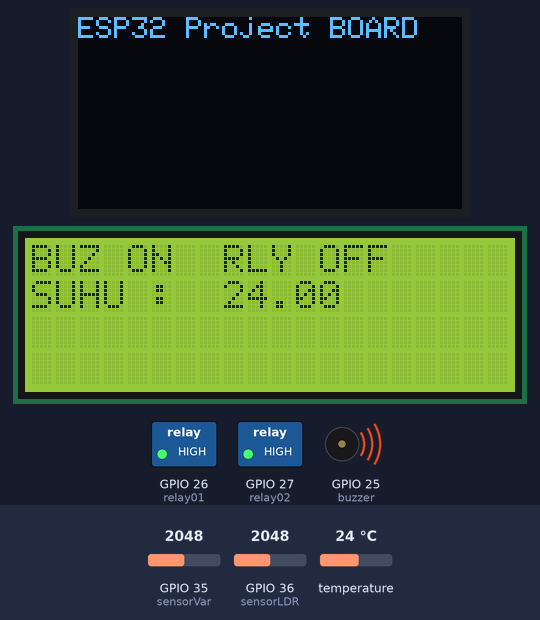
This sketch was run on a simulated ESP32. Shown: 128×64 one-colour display, 20×4 character LCD, switched loads named in the sketch (green lamp = pin HIGH), buzzer (waves = sounding, pin HIGH). Inputs (shaded band) come from the test bench; at power-on: temperature 24 °C, GPIO 35 (sensorVar) = 2048, GPIO 36 (sensorLDR) = 2048. What the sketch prints to the serial monitor is not drawn.

Above: at 6.4 s.
6.5 s: temperature set to 12 °C
At 11.6 s:
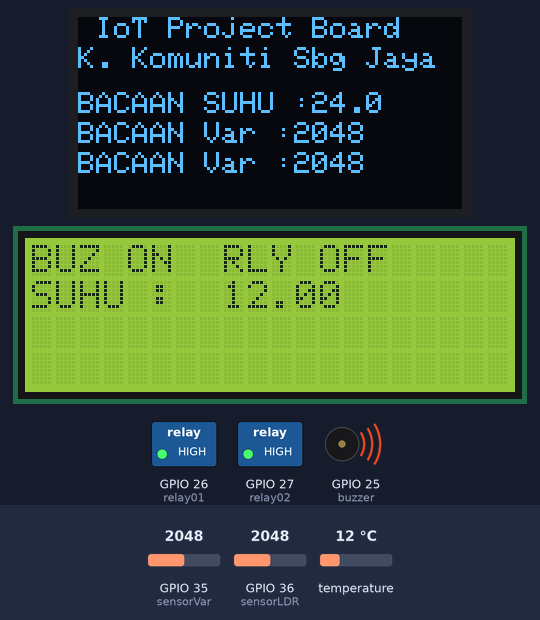
12.2 s: GPIO 35 (sensorVar) set to 2866
At 19.8 s:
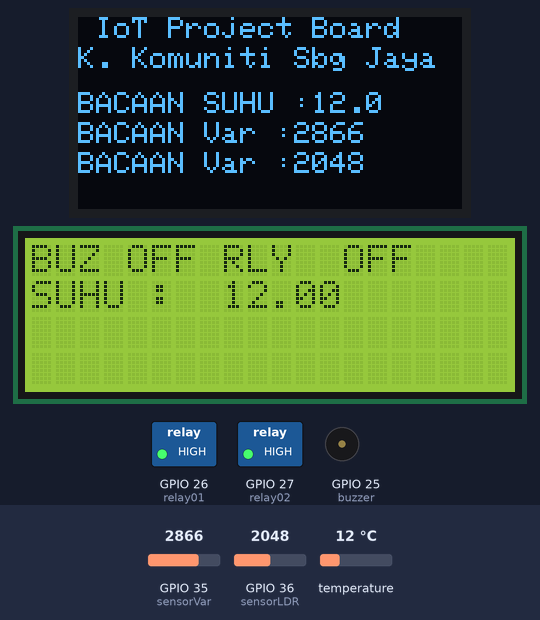
24.1 s: GPIO 36 (sensorLDR) set to 2866
At 27.2 s:
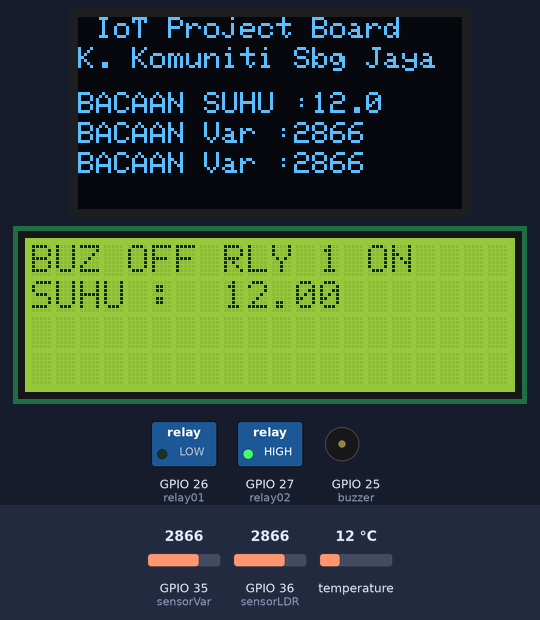
29.8 s: temperature set to 19 °C
At 32.8 s:
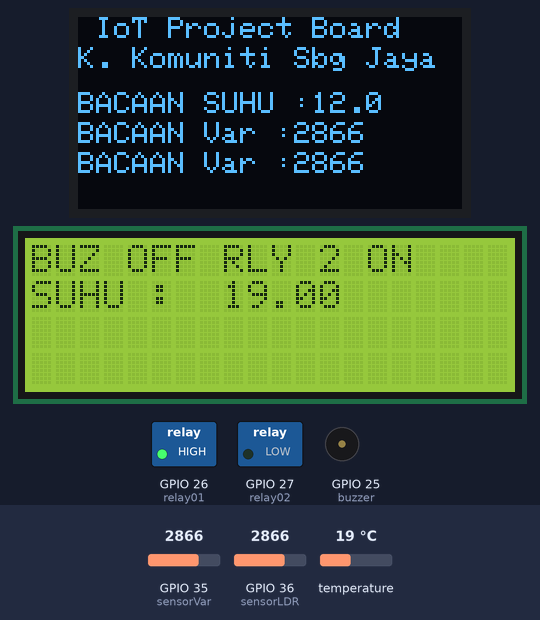
35.5 s: GPIO 35 (sensorVar) set to 3603
At 40.8 s:
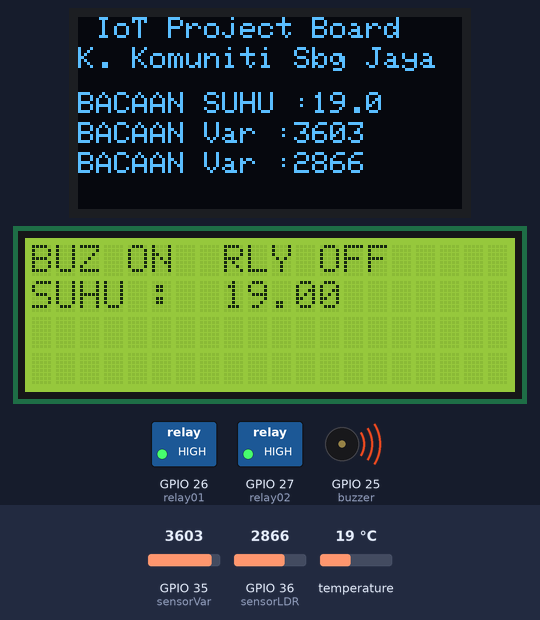
41.2 s: GPIO 36 (sensorLDR) set to 3603
At 45.6 s:
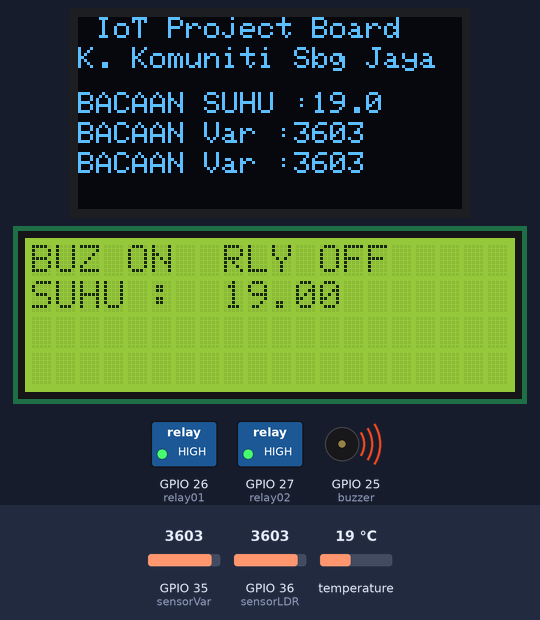
Timing chart, 0 to 47.9 s (numbered marks = the images above; inputs shaded):
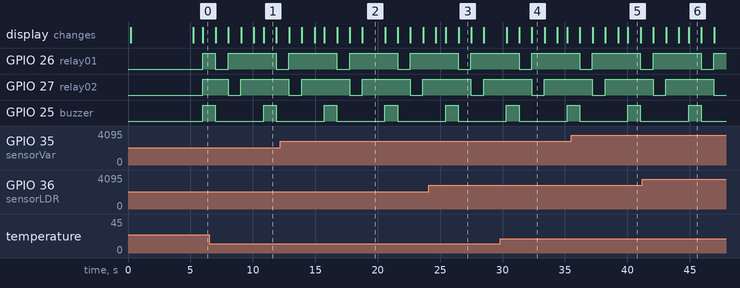

Measured:
- by itself, GPIO 26 (relay01), GPIO 27 (relay02): alternates HIGH for 3.8 s and LOW for 1.0 s
- by itself, GPIO 25 (buzzer): alternates HIGH for 1.0 s and LOW for 3.8 s
- what the display in image 1 shows lasts 1.0 s, from 10.9 s to 11.9 s
- what the display in image 2 shows lasts 1.8 s, from 18.8 s to 20.6 s

The sketch:

esp32_borad2025_testDemo.ino
```cpp
#include <Wire.h>
#include <SPI.h>
#include <OneWire.h>
#include <DallasTemperature.h>
#include <Adafruit_GFX.h>
#include <Adafruit_SSD1306.h>
#include <LiquidCrystal_I2C.h>

#define SCREEN_WIDTH 128 // OLED display width, in pixels
#define SCREEN_HEIGHT 64 // OLED display height, in pixels

//---Actuator and Relay  pin connection---
#define relay01 26
#define relay02 27
#define buzzer 25
#define sensorVar 35
#define sensorLDR 36
#define SENSOR_PIN  15 // DS18B20 sensor's DAQ pin


// Declaration for an SSD1306 display connected to I2C (SDA, SCL pins)
Adafruit_SSD1306 display(SCREEN_WIDTH, SCREEN_HEIGHT, &Wire, -1);

OneWire oneWire(SENSOR_PIN);
DallasTemperature DS18B20(&oneWire);

LiquidCrystal_I2C lcd(0x27,20,4);

//---istihar variable yang hendak digunakan
float tempC; // temperature in Celsius
float tempF; // temperature in Fahrenheit

void setup() {
  pinMode(relay01,OUTPUT);
  pinMode(relay02,OUTPUT);
  pinMode(buzzer,OUTPUT);

  Serial.begin(115200); // initialize serial
  DS18B20.begin();      // initialize the DS18B20 sensor

if(!display.begin(SSD1306_SWITCHCAPVCC, 0x3C)) { // Address 0x3D for 128x64
    Serial.println(F("SSD1306 allocation failed"));
    for(;;);
  }


  display.clearDisplay();
  display.setTextSize(1);
  display.setTextColor(WHITE);
  display.setCursor(0,0);
  display.println("ESP32 Project BOARD");
  display.display();

  lcd.init();        // initialize the lcd
  lcd.init();
  lcd.backlight();
  lcd.setCursor(0,0);
  lcd.print("- ESP32 Board -");
  delay(5000);
  lcd.clear();
}

void loop() {

  DS18B20.requestTemperatures();       // send the command to get temperatures
  tempC = DS18B20.getTempCByIndex(0);  // read temperature in °C
  tempF = tempC * 9 / 5 + 32; // convert °C to °F

  Serial.print("Temperature: ");
  Serial.print(tempC);    // print the temperature in °C
  Serial.print("°C");
  lcd.setCursor(0,1);
  lcd.print("SUHU :");
  lcd.setCursor(8,1);
  lcd.print(tempC);

  digitalWrite(buzzer,HIGH);
  digitalWrite(relay01,HIGH);
  digitalWrite(relay02,HIGH);
  lcd.setCursor(0,0);
  lcd.print("BUZ ON  RLY OFF ");
  delay (1000);
  digitalWrite(buzzer,LOW);
  digitalWrite(relay01,LOW);
  digitalWrite(relay02,HIGH);
  lcd.setCursor(0,0);
  lcd.print("BUZ OFF RLY 1 ON");
  delay (1000);
  digitalWrite(buzzer,LOW);
  digitalWrite(relay01,HIGH);
  digitalWrite(relay02,LOW);
  lcd.setCursor(0,0);
  lcd.print("BUZ OFF RLY 2 ON");
  delay (1000);
  digitalWrite(buzzer,LOW);
  digitalWrite(relay01,HIGH);
  digitalWrite(relay02,HIGH);
  lcd.setCursor(0,0);
  lcd.print("BUZ OFF RLY  OFF");
  delay (1000);

  display.clearDisplay();

  int dataVar = analogRead(sensorVar);
  Serial.print("Data Var: ");
  Serial.println(dataVar);

  int dataLDR = analogRead(sensorLDR);
  Serial.print("Data LDR: ");
  Serial.println(dataLDR);

  display.setTextSize(1);
  display.setTextColor(WHITE,BLACK);
  display.setCursor(0,0);
  display.println(" IoT Project Board");
  display.setCursor(0,10);
  display.println("K. Komuniti Sbg Jaya");
  display.setCursor(0,25);
  display.print("BACAAN SUHU :");
  display.print(tempC,1);

  display.setCursor(0,35);
  display.print("BACAAN Var :");
  display.print(dataVar);

  display.setCursor(0,45);
  display.print("BACAAN Var :");
  display.print(dataLDR);

  display.display();
}
```
